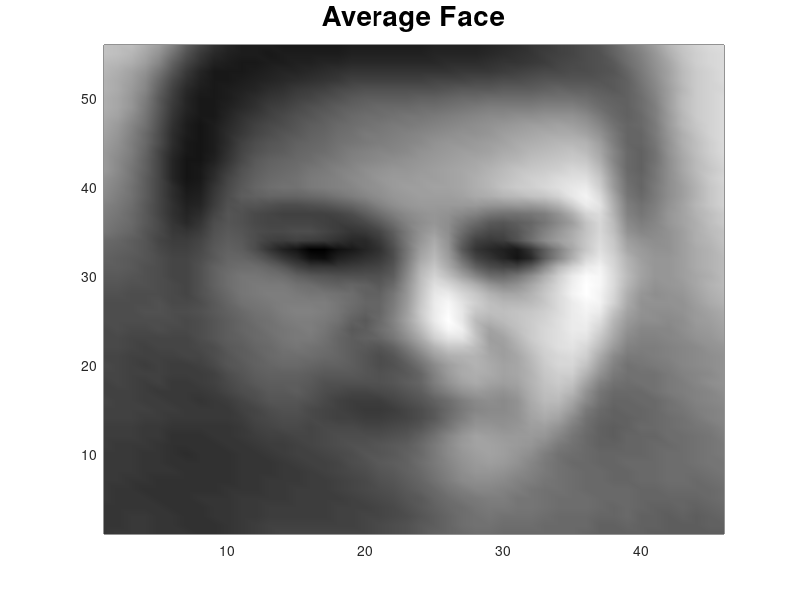
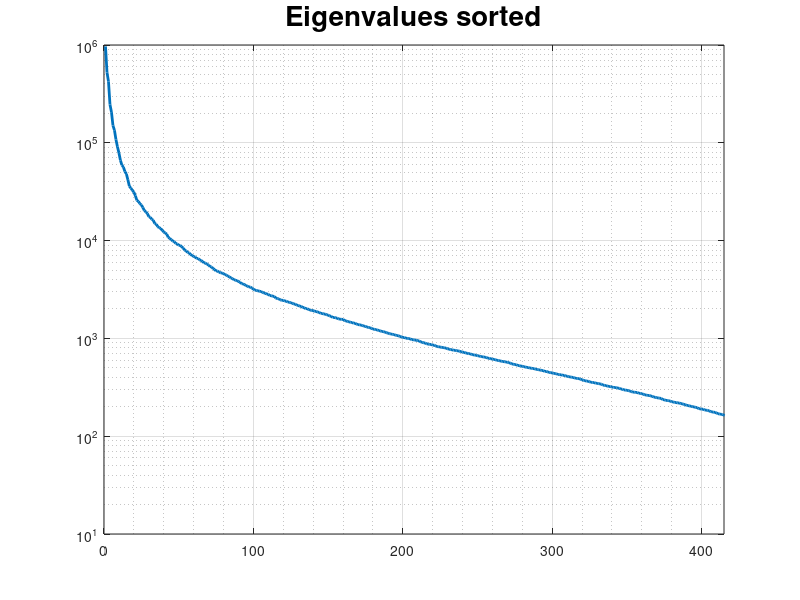

These figures' MATLAB source, in order: (Note: this script raises an error after producing the figures.)
%%
% Second Attempt at Q1 PCA

% clean up
clc
close all
clear variables

% load partitioned data
load Separated_Data.mat

% change showPlots to 1 to get images
showPlots = true;

%% Normalise and plot mean face

faceW = 46; faceH = 56;

% subtract mean face from training faces
mean_Face = mean(training,2);
training_t = training - mean_Face;

mean_Face_m = zeros(faceH, faceW, 'double');

% plot mean face
if showPlots == true
    figure(1)
    for i = 1:faceW %extract image one line at a time
        lineStart = (i-1)*faceH + 1;
        lineEnd = i*faceH;
        mean_Face_m(1:faceH,i) = rot90(mean_Face(lineStart:lineEnd), 2);
    end
    
    h = pcolor(mean_Face_m);
    set(h,'edgecolor','none');
    colormap gray
    shading interp
    title('Average Face','fontsize',20)
end

%% Do math and all

% Calculate Covariance Matrix
wid = size(training_t, 2);
faceCov = (training_t'*training_t)/wid;

% Find eigenvalues and eigenvectors, D is a diagonal matrix - pointless
[V,D] = eig(faceCov);

eigVals = zeros(1, length(D));
% Move the diagonal onto an array
for i = 1:length(D)
    eigVals(i) = D(i,i);
end

%% plot eig vals

% Plot all eigenvalues sorted. Number of non-zero eigenvalues should be N -
% 1, where N is number of training data (416 in this case)
if showPlots == true
    figure(2)
    plot(sort(eigVals,'descend'),'linewidth',2)
    set(gca,'YScale','log')
    title('Eigenvalues sorted','fontsize',20)
    xlim([0 415])
    grid on
    grid minor
end

%% get M best eigenvectors/values

% technically the eigenvalues are presorted in the ascending order. But
% just to be sure sort them again
num_eigs = 50;
[sortedEigs,sortedIdx] = sort(eigVals,'descend');
bestIdx = sortedIdx(1:num_eigs);
eigVals_best = sortedEigs(1:num_eigs);
eigVecs_best = V(:,bestIdx);

%% plot 10 eigenfaces

eigFace = zeros(faceH, faceW, 10, 'double');
if showPlots == true
    figure(3)
    for j = 1:10
        for i = 1:faceW %extract image one line at a time
            lineStart = (i-1)* faceH + 1;
            lineEnd = i*faceH;
            eigFace(1:faceH,i,j) = rot90(eigVecs_best(lineStart:lineEnd,j), 2);
        end
        subplot(2,5,j)
        h = pcolor(eigFace(:,:,j));
        set(h,'edgecolor','none');
        colormap gray
        shading interp
    end
end
